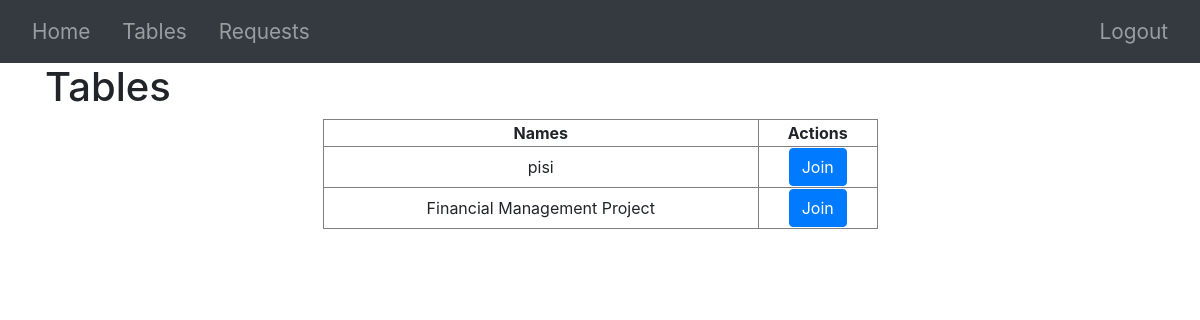
The page /tables (signed in) on the database as committed earlier.
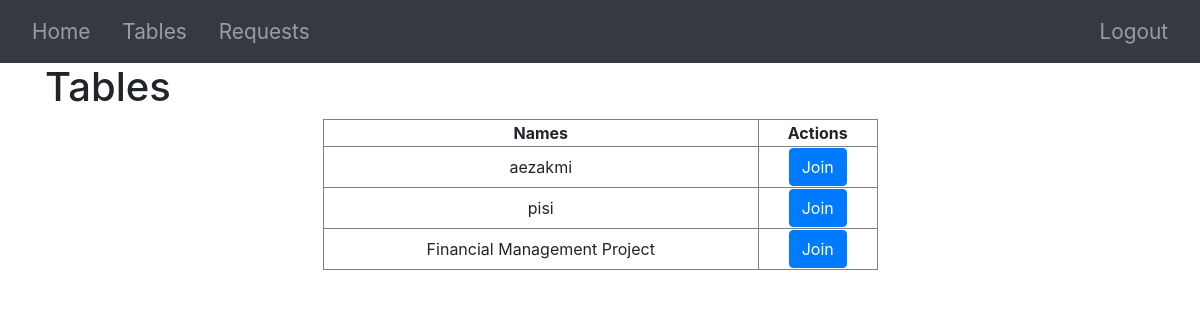
The same page on the database as committed later.
### website/models.py (models this page shows)
class UserTable(db.Model):
    user_id: Mapped[int] = mapped_column(ForeignKey('user.id'), primary_key=True)
    table_id: Mapped[int] = mapped_column(ForeignKey('table.id'), primary_key=True)
    role: Mapped['Role'] = mapped_column()
    user: Mapped[list['User']] = relationship(back_populates='tables')
    table: Mapped[list['Table']] = relationship(back_populates='users')

class Table(db.Model):
    id: Mapped[int] = mapped_column(primary_key=True)
    table_name: Mapped[str] = mapped_column(String(30), unique=True)
    users: Mapped[list['UserTable']] = relationship(back_populates='table')
    tags: Mapped[list['Tag']] = relationship()
    tasks: Mapped[list['Task']] = relationship()
    actions: Mapped[list['Action']] = relationship()

### website/routes/tables.py (the view)
@tables_bp.route('/tables', methods=['GET', 'POST'])
@login_required
def tables():
    return render_template('tables.html', user=current_user, tables=current_user.tables)

### website/__init__.py (called while the page is built)
def create_app():
    app = Flask(__name__)
    app.config['SECRET_KEY'] = 'hjshjhdjah kjshkjdhjs'
    app.config['SQLALCHEMY_DATABASE_URI'] = f'sqlite:///{DB_NAME}'
    db.init_app(app)
    from .routes.auth import auth
    from .routes.home import home_bp
    from .routes.tables import tables_bp
    from .routes.requests import requests_bp
    app.register_blueprint(home_bp, url_prefix='/')
    app.register_blueprint(auth, url_prefix='/')
    app.register_blueprint(tables_bp, url_prefix='/')
    app.register_blueprint(requests_bp, url_prefix='/')
    login_manager = LoginManager()
    login_manager.login_view = 'auth.login'
    login_manager.init_app(app)
    from .models import User
    with app.app_context():
        db.create_all()
    @login_manager.user_loader
    def load_user(id):
        return User.query.get(int(id))
    return app

### website/templates/tables.html (shortened to what this page needs)
{% extends "base.html" %}
{% block content %}
<h1>Tables</h1>
<table border="1" style="width: 50%; margin: 0 auto; text-align: center; border-collapse: collapse;">
    <thead>
        <th>Names</th>
        <th>Actions</th>
    </thead>
    <tbody>
        {% for table in current_user.tables %}
        <tr>
            <td>{{ table.table.table_name }}</td>
            <td>
                <form action="/tables-enter" method="POST">
                    <button type="submit" class="btn btn-primary" value="{{ table.table.id }}" id="table_id" name="table_id">Join</button>
                </form>
            </td>
        </tr>
        {% endfor %}
    </tbody>
</table>
{% endblock %}

### website/templates/base.html (shortened to what this page needs)
<!DOCTYPE html>
<html>
  <head>
    <link
      rel="stylesheet"
      href="https://stackpath.bootstrapcdn.com/bootstrap/4.4.1/css/bootstrap.min.css"
    />
    <link
      rel="stylesheet"
      href="https://stackpath.bootstrapcdn.com/font-awesome/4.7.0/css/font-awesome.min.css"
    />
  </head>
  <body>
    <nav class="navbar navbar-expand-lg navbar-dark bg-dark">
      <div class="collapse navbar-collapse" id="navbar">
        <div class="navbar-nav" >
          {% if user.is_authenticated %}
          <a class="nav-item nav-link px-3" id="home" href="/" style="font-size: 1.3rem;">Home</a>
          <a class="nav-item nav-link px-3" id="tables" href="/tables" style="font-size: 1.3rem;">Tables</a>
          <a class="nav-item nav-link px-3" id="requests" href="/requests" style="font-size: 1.3rem;">Requests</a>
          {% else %}
          <a class="nav-item nav-link px-3" id="login" href="/login" style="font-size: 1.3rem;">Login</a>
          <a class="nav-item nav-link px-3" id="signUp" href="/sign-up" style="font-size: 1.3rem;">Sign Up</a>
          {% endif %}
        </div>
        {% if user.is_authenticated %}
        <div class="navbar-nav ml-auto">
          <a class="nav-item nav-link px-3" id="logout" href="/logout" style="font-size: 1.3rem;">Logout</a>
        </div>
        {% endif %}
      </div>
    </nav>
    <div class="container">{% block content %} {% endblock %}</div>
  </body>
</html>

Rows that differ between the two databases and show on the page:
added UserTable: table.table_name "aezakmi", {{ table.table.id }} 2 (drawn)
